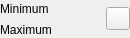
<?xml version="1.0" encoding="UTF-8"?>
<ui version="4.0">
 <class>DoubleRangeSliderPropertyWidget</class>
 <widget class="QWidget" name="DoubleRangeSliderPropertyWidget">
  <property name="geometry">
   <rect>
    <x>0</x>
    <y>0</y>
    <width>130</width>
    <height>38</height>
   </rect>
  </property>
  <property name="windowTitle">
   <string>Form</string>
  </property>
  <layout class="QGridLayout" name="gridLayout">
   <property name="margin">
    <number>0</number>
   </property>
   <property name="spacing">
    <number>4</number>
   </property>
   <item row="0" column="0">
    <widget class="QLabel" name="label_3">
     <property name="text">
      <string>Minimum</string>
     </property>
     <property name="wordWrap">
      <bool>true</bool>
     </property>
    </widget>
   </item>
   <item row="0" column="1">
    <widget class="pqDoubleRangeWidget" name="ThresholdBetween_0" native="true"/>
   </item>
   <item row="1" column="0">
    <widget class="QLabel" name="label_4">
     <property name="text">
      <string>Maximum</string>
     </property>
     <property name="wordWrap">
      <bool>true</bool>
     </property>
    </widget>
   </item>
   <item row="1" column="1">
    <widget class="pqDoubleRangeWidget" name="ThresholdBetween_1" native="true"/>
   </item>
   <item row="0" column="2" rowspan="2">
    <widget class="pqHighlightableToolButton" name="Reset">
     <property name="toolTip">
      <string>Reset using current data values</string>
     </property>
    </widget>
   </item>
  </layout>
 </widget>
 <customwidgets>
  <customwidget>
   <class>pqDoubleRangeWidget</class>
   <extends>QWidget</extends>
   <header>pqDoubleRangeWidget.h</header>
  </customwidget>
  <customwidget>
   <class>pqHighlightableToolButton</class>
   <extends>QToolButton</extends>
   <header>pqHighlightableToolButton.h</header>
  </customwidget>
 </customwidgets>
 <resources/>
 <connections/>
</ui>
